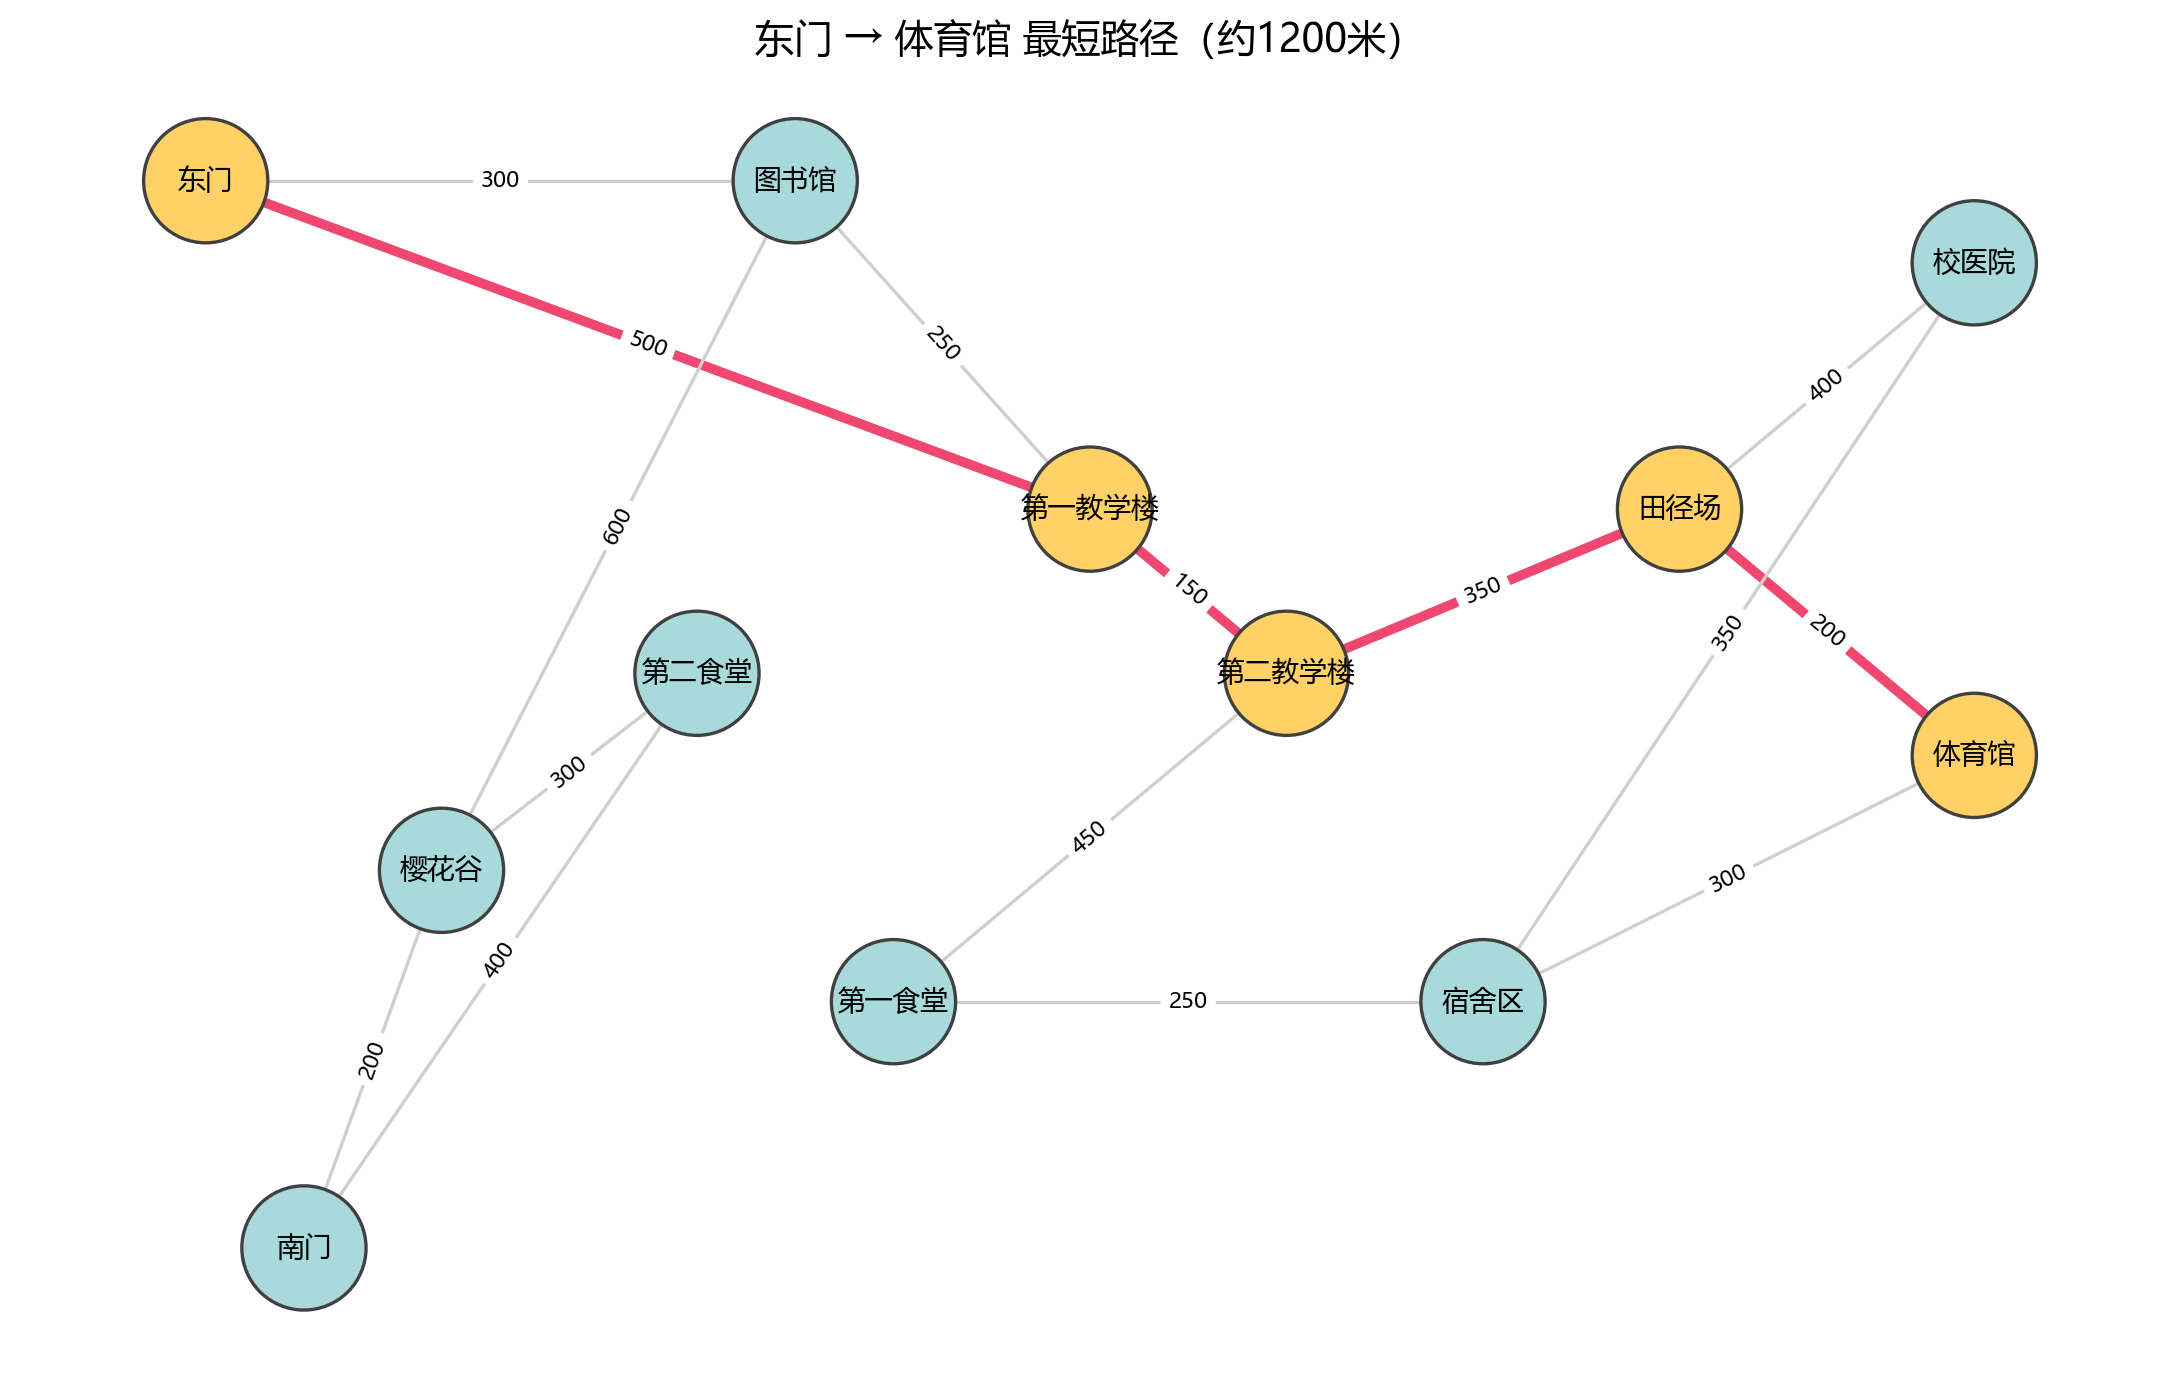

The script that saved this image:
# -*- coding: utf-8 -*-
"""校园地图可视化
功能：绘制校园地图；查询最短路径并高亮显示
依赖：pip install networkx matplotlib
"""

import json
import os

import matplotlib
import matplotlib.pyplot as plt
import networkx as nx

# 复用主程序里写好的算法 —— 这就是模块化设计，面试可以讲
from campus_guide import build_graph, dijkstra

# ---------- 中文显示设置（Windows 自带微软雅黑） ----------
matplotlib.rcParams["font.sans-serif"] = ["Microsoft YaHei", "SimHei"]
matplotlib.rcParams["axes.unicode_minus"] = False

BASE_DIR = os.path.dirname(os.path.abspath(__file__))

# 手工设定的示意坐标（为了让布局好看，不是严格比例，可随意调整）
POSITIONS = {
    "东门": (0, 6),
    "图书馆": (3, 6),
    "第一教学楼": (4.5, 4),
    "第二教学楼": (5.5, 3),
    "田径场": (7.5, 4),
    "体育馆": (9, 2.5),
    "校医院": (9, 5.5),
    "宿舍区": (6.5, 1),
    "第一食堂": (3.5, 1),
    "第二食堂": (2.5, 3),
    "樱花谷": (1.2, 1.8),
    "南门": (0.5, -0.5),
}


def load_data():
    with open(os.path.join(BASE_DIR, "spots.json"), "r", encoding="utf-8") as f:
        spots = json.load(f)
    with open(os.path.join(BASE_DIR, "roads.json"), "r", encoding="utf-8") as f:
        roads = json.load(f)
    return spots, roads


def build_nx_graph(spots, roads):
    """用 networkx 建图：节点=景点，边=道路，权重=距离"""
    G = nx.Graph()
    for s in spots:
        G.add_node(s["name"])
    for a, b, w in roads:
        G.add_edge(a, b, weight=w)
    return G


def draw_map(G, path=None, title="校园导览地图"):
    """画地图；如果传入了 path（景点名列表），高亮显示这条路线"""
    node_colors = ["#a8dadc" for _ in G.nodes]      # 常规节点：浅蓝
    edge_colors = ["#cfcfcf" for _ in G.edges]      # 常规道路：浅灰
    edge_widths = [1.2 for _ in G.edges]

    if path and len(path) > 1:
        path_edges = list(zip(path, path[1:]))
        node_colors = ["#ffd166" if n in path else "#a8dadc" for n in G.nodes]
        edge_colors = [
            "#ef476f" if (u, v) in path_edges or (v, u) in path_edges else "#cfcfcf"
            for u, v in G.edges
        ]
        edge_widths = [
            3.5 if (u, v) in path_edges or (v, u) in path_edges else 1.2
            for u, v in G.edges
        ]

    plt.figure(figsize=(11, 7))
    nx.draw_networkx_nodes(G, POSITIONS, node_color=node_colors,
                           node_size=2000, edgecolors="#404040", linewidths=1.2)
    nx.draw_networkx_edges(G, POSITIONS, edge_color=edge_colors, width=edge_widths)
    nx.draw_networkx_labels(G, POSITIONS, font_size=10)

    # 每条路旁边标注距离
    edge_labels = nx.get_edge_attributes(G, "weight")
    nx.draw_networkx_edge_labels(G, POSITIONS, edge_labels=edge_labels, font_size=8)

    plt.title(title, fontsize=14)
    plt.axis("off")
    plt.tight_layout()
    # 顺手存一张图，这就是以后 GitHub 仓库和简历用的截图
    plt.savefig(os.path.join(BASE_DIR, "campus_map.png"), dpi=200, bbox_inches="tight")
    plt.show()


def main():
    spots, roads = load_data()
    G = build_nx_graph(spots, roads)
    print(f"地图已加载：{G.number_of_nodes()} 个景点，{G.number_of_edges()} 条道路")

    while True:
        print("""
========== 校园地图可视化 ==========
 1. 查看整张校园地图
 2. 查询最短路径并高亮显示
 0. 退出""")
        choice = input("请输入功能编号：").strip()

        if choice == "1":
            draw_map(G)
        elif choice == "2":
            start = input("起点：").strip()
            end = input("终点：").strip()
            index, matrix = build_graph(spots, roads)   # 直接复用主程序的函数
            dist, path = dijkstra(index, matrix, spots, start, end)
            if dist is None:
                print("无法到达（请检查景点名是否输入正确）")
            else:
                print(f"最短距离约 {dist} 米，路线：{' → '.join(path)}")
                draw_map(G, path=path, title=f"{start} → {end} 最短路径（约{dist}米）")
        elif choice == "0":
            print("再见！")
            break
        else:
            print("无效输入")


if __name__ == "__main__":
    main()
